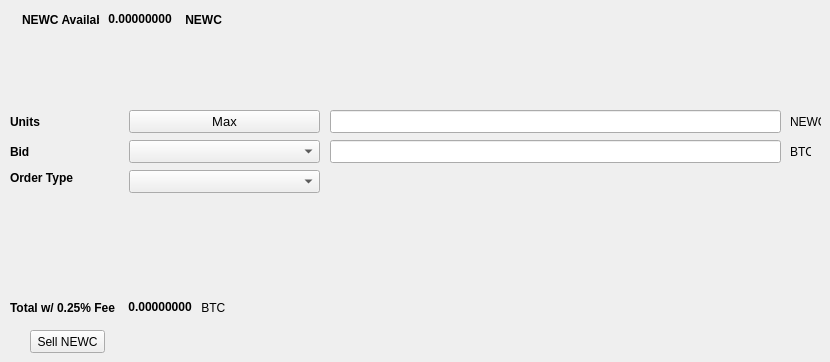
   <widget class="QWidget" name="SellTab">
    <attribute name="title">
     <string>Sell</string>
    </attribute>
    <widget class="QLabel" name="label_16">
     <property name="geometry">
      <rect>
       <x>790</x>
       <y>140</y>
       <width>21</width>
       <height>23</height>
      </rect>
     </property>
     <property name="text">
      <string>BTC</string>
     </property>
    </widget>
    <widget class="QComboBox" name="SellBidcomboBox">
     <property name="geometry">
      <rect>
       <x>129</x>
       <y>140</y>
       <width>191</width>
       <height>23</height>
      </rect>
     </property>
     <property name="font">
      <font>
       <pointsize>10</pointsize>
      </font>
     </property>
    </widget>
    <widget class="QLabel" name="label_18">
     <property name="geometry">
      <rect>
       <x>10</x>
       <y>110</y>
       <width>46</width>
       <height>23</height>
      </rect>
     </property>
     <property name="font">
      <font>
       <weight>75</weight>
       <bold>true</bold>
      </font>
     </property>
     <property name="text">
      <string>Units</string>
     </property>
    </widget>
    <widget class="QPushButton" name="Sell_Max_Amount">
     <property name="geometry">
      <rect>
       <x>129</x>
       <y>110</y>
       <width>191</width>
       <height>23</height>
      </rect>
     </property>
     <property name="font">
      <font>
       <pointsize>10</pointsize>
      </font>
     </property>
     <property name="text">
      <string>Max</string>
     </property>
    </widget>
    <widget class="QLabel" name="label_20">
     <property name="geometry">
      <rect>
       <x>10</x>
       <y>170</y>
       <width>71</width>
       <height>16</height>
      </rect>
     </property>
     <property name="font">
      <font>
       <weight>75</weight>
       <bold>true</bold>
      </font>
     </property>
     <property name="text">
      <string>Order Type</string>
     </property>
    </widget>
    <widget class="QComboBox" name="SellOrdertypeCombo">
     <property name="geometry">
      <rect>
       <x>129</x>
       <y>170</y>
       <width>191</width>
       <height>23</height>
      </rect>
     </property>
     <property name="font">
      <font>
       <pointsize>10</pointsize>
      </font>
     </property>
    </widget>
    <widget class="QLabel" name="label_21">
     <property name="geometry">
      <rect>
       <x>10</x>
       <y>140</y>
       <width>46</width>
       <height>23</height>
      </rect>
     </property>
     <property name="font">
      <font>
       <weight>75</weight>
       <bold>true</bold>
      </font>
     </property>
     <property name="text">
      <string>Bid</string>
     </property>
    </widget>
    <widget class="QLabel" name="label_22">
     <property name="geometry">
      <rect>
       <x>790</x>
       <y>110</y>
       <width>31</width>
       <height>23</height>
      </rect>
     </property>
     <property name="text">
      <string>NEWC</string>
     </property>
    </widget>
    <widget class="QLineEdit" name="UnitsInputNEWC">
     <property name="geometry">
      <rect>
       <x>330</x>
       <y>110</y>
       <width>451</width>
       <height>23</height>
      </rect>
     </property>
     <property name="font">
      <font>
       <pointsize>9</pointsize>
       <weight>75</weight>
       <bold>true</bold>
      </font>
     </property>
    </widget>
    <widget class="QLineEdit" name="SellBidPriceEdit">
     <property name="geometry">
      <rect>
       <x>330</x>
       <y>140</y>
       <width>451</width>
       <height>23</height>
      </rect>
     </property>
     <property name="font">
      <font>
       <pointsize>9</pointsize>
       <weight>75</weight>
       <bold>true</bold>
      </font>
     </property>
    </widget>
    <widget class="QPushButton" name="SellNEWCBTN">
     <property name="geometry">
      <rect>
       <x>30</x>
       <y>330</y>
       <width>75</width>
       <height>23</height>
      </rect>
     </property>
     <property name="text">
      <string>Sell NEWC</string>
     </property>
    </widget>
    <widget class="QWidget" name="layoutWidget">
     <property name="geometry">
      <rect>
       <x>22</x>
       <y>12</y>
       <width>200</width>
       <height>15</height>
      </rect>
     </property>
     <layout class="QHBoxLayout" name="horizontalLayout">
      <item>
       <widget class="QLabel" name="label232_2">
        <property name="font">
         <font>
          <weight>75</weight>
          <bold>true</bold>
         </font>
        </property>
        <property name="text">
         <string>NEWC Available:</string>
        </property>
       </widget>
      </item>
      <item>
       <widget class="QLabel" name="NEWCAvailableLabel">
        <property name="palette">
         <palette>
          <active>
           <colorrole role="WindowText">
            <brush brushstyle="SolidPattern">
             <color alpha="255">
              <red>0</red>
              <green>0</green>
              <blue>0</blue>
             </color>
            </brush>
           </colorrole>
           <colorrole role="Button">
            <brush brushstyle="SolidPattern">
             <color alpha="255">
              <red>0</red>
              <green>170</green>
              <blue>0</blue>
             </color>
            </brush>
           </colorrole>
           <colorrole role="Light">
            <brush brushstyle="SolidPattern">
             <color alpha="255">
              <red>0</red>
              <green>255</green>
              <blue>0</blue>
             </color>
            </brush>
           </colorrole>
           <colorrole role="Midlight">
            <brush brushstyle="SolidPattern">
             <color alpha="255">
              <red>0</red>
              <green>212</green>
              <blue>0</blue>
             </color>
            </brush>
           </colorrole>
           <colorrole role="Dark">
            <brush brushstyle="SolidPattern">
             <color alpha="255">
              <red>0</red>
              <green>85</green>
              <blue>0</blue>
             </color>
            </brush>
           </colorrole>
           <colorrole role="Mid">
            <brush brushstyle="SolidPattern">
             <color alpha="255">
              <red>0</red>
              <green>113</green>
              <blue>0</blue>
             </color>
            </brush>
           </colorrole>
           <colorrole role="Text">
            <brush brushstyle="SolidPattern">
             <color alpha="255">
              <red>0</red>
              <green>170</green>
              <blue>0</blue>
             </color>
            </brush>
           </colorrole>
           <colorrole role="BrightText">
            <brush brushstyle="SolidPattern">
             <color alpha="255">
              <red>255</red>
              <green>255</green>
              <blue>255</blue>
             </color>
            </brush>
           </colorrole>
           <colorrole role="ButtonText">
            <brush brushstyle="SolidPattern">
             <color alpha="255">
              <red>0</red>
              <green>0</green>
              <blue>0</blue>
             </color>
            </brush>
           </colorrole>
           <colorrole role="Base">
            <brush brushstyle="SolidPattern">
             <color alpha="255">
              <red>255</red>
              <green>255</green>
              <blue>255</blue>
             </color>
            </brush>
           </colorrole>
           <colorrole role="Window">
            <brush brushstyle="SolidPattern">
             <color alpha="255">
              <red>0</red>
              <green>170</green>
              <blue>0</blue>
             </color>
            </brush>
           </colorrole>
           <colorrole role="Shadow">
            <brush brushstyle="SolidPattern">
             <color alpha="255">
              <red>0</red>
              <green>0</green>
              <blue>0</blue>
             </color>
            </brush>
           </colorrole>
           <colorrole role="AlternateBase">
            <brush brushstyle="SolidPattern">
             <color alpha="255">
              <red>127</red>
              <green>212</green>
              <blue>127</blue>
             </color>
            </brush>
           </colorrole>
           <colorrole role="ToolTipBase">
            <brush brushstyle="SolidPattern">
             <color alpha="255">
              <red>255</red>
              <green>255</green>
              <blue>220</blue>
             </color>
            </brush>
           </colorrole>
           <colorrole role="ToolTipText">
            <brush brushstyle="SolidPattern">
             <color alpha="255">
              <red>0</red>
              <green>0</green>
              <blue>0</blue>
             </color>
            </brush>
           </colorrole>
          </active>
          <inactive>
           <colorrole role="WindowText">
            <brush brushstyle="SolidPattern">
             <color alpha="255">
              <red>0</red>
              <green>0</green>
              <blue>0</blue>
             </color>
            </brush>
           </colorrole>
           <colorrole role="Button">
            <brush brushstyle="SolidPattern">
             <color alpha="255">
              <red>0</red>
              <green>170</green>
              <blue>0</blue>
             </color>
            </brush>
           </colorrole>
           <colorrole role="Light">
            <brush brushstyle="SolidPattern">
             <color alpha="255">
              <red>0</red>
              <green>255</green>
              <blue>0</blue>
             </color>
            </brush>
           </colorrole>
           <colorrole role="Midlight">
            <brush brushstyle="SolidPattern">
             <color alpha="255">
              <red>0</red>
              <green>212</green>
              <blue>0</blue>
             </color>
            </brush>
           </colorrole>
           <colorrole role="Dark">
            <brush brushstyle="SolidPattern">
             <color alpha="255">
              <red>0</red>
              <green>85</green>
              <blue>0</blue>
             </color>
            </brush>
           </colorrole>
           <colorrole role="Mid">
            <brush brushstyle="SolidPattern">
             <color alpha="255">
              <red>0</red>
              <green>113</green>
              <blue>0</blue>
             </color>
            </brush>
           </colorrole>
           <colorrole role="Text">
            <brush brushstyle="SolidPattern">
             <color alpha="255">
              <red>0</red>
              <green>170</green>
              <blue>0</blue>
             </color>
            </brush>
           </colorrole>
           <colorrole role="BrightText">
            <brush brushstyle="SolidPattern">
             <color alpha="255">
              <red>255</red>
              <green>255</green>
              <blue>255</blue>
             </color>
            </brush>
           </colorrole>
           <colorrole role="ButtonText">
            <brush brushstyle="SolidPattern">
             <color alpha="255">
              <red>0</red>
              <green>0</green>
              <blue>0</blue>
             </color>
            </brush>
           </colorrole>
           <colorrole role="Base">
            <brush brushstyle="SolidPattern">
             <color alpha="255">
              <red>255</red>
              <green>255</green>
              <blue>255</blue>
             </color>
            </brush>
           </colorrole>
           <colorrole role="Window">
            <brush brushstyle="SolidPattern">
             <color alpha="255">
              <red>0</red>
              <green>170</green>
              <blue>0</blue>
             </color>
            </brush>
           </colorrole>
           <colorrole role="Shadow">
            <brush brushstyle="SolidPattern">
             <color alpha="255">
              <red>0</red>
              <green>0</green>
              <blue>0</blue>
             </color>
            </brush>
           </colorrole>
           <colorrole role="AlternateBase">
            <brush brushstyle="SolidPattern">
             <color alpha="255">
              <red>127</red>
              <green>212</green>
              <blue>127</blue>
             </color>
            </brush>
           </colorrole>
           <colorrole role="ToolTipBase">
            <brush brushstyle="SolidPattern">
             <color alpha="255">
              <red>255</red>
              <green>255</green>
              <blue>220</blue>
             </color>
            </brush>
           </colorrole>
           <colorrole role="ToolTipText">
            <brush brushstyle="SolidPattern">
             <color alpha="255">
              <red>0</red>
              <green>0</green>
              <blue>0</blue>
             </color>
            </brush>
           </colorrole>
          </inactive>
          <disabled>
           <colorrole role="WindowText">
            <brush brushstyle="SolidPattern">
             <color alpha="255">
              <red>0</red>
              <green>85</green>
              <blue>0</blue>
             </color>
            </brush>
           </colorrole>
           <colorrole role="Button">
            <brush brushstyle="SolidPattern">
             <color alpha="255">
              <red>0</red>
              <green>170</green>
              <blue>0</blue>
             </color>
            </brush>
           </colorrole>
           <colorrole role="Light">
            <brush brushstyle="SolidPattern">
             <color alpha="255">
              <red>0</red>
              <green>255</green>
              <blue>0</blue>
             </color>
            </brush>
           </colorrole>
           <colorrole role="Midlight">
            <brush brushstyle="SolidPattern">
             <color alpha="255">
              <red>0</red>
              <green>212</green>
              <blue>0</blue>
             </color>
            </brush>
           </colorrole>
           <colorrole role="Dark">
            <brush brushstyle="SolidPattern">
             <color alpha="255">
              <red>0</red>
              <green>85</green>
              <blue>0</blue>
             </color>
            </brush>
           </colorrole>
           <colorrole role="Mid">
            <brush brushstyle="SolidPattern">
             <color alpha="255">
              <red>0</red>
              <green>113</green>
              <blue>0</blue>
             </color>
            </brush>
           </colorrole>
           <colorrole role="Text">
            <brush brushstyle="SolidPattern">
             <color alpha="255">
              <red>0</red>
              <green>85</green>
              <blue>0</blue>
             </color>
            </brush>
           </colorrole>
           <colorrole role="BrightText">
            <brush brushstyle="SolidPattern">
             <color alpha="255">
              <red>255</red>
              <green>255</green>
              <blue>255</blue>
             </color>
            </brush>
           </colorrole>
           <colorrole role="ButtonText">
            <brush brushstyle="SolidPattern">
             <color alpha="255">
              <red>0</red>
              <green>85</green>
              <blue>0</blue>
             </color>
            </brush>
           </colorrole>
           <colorrole role="Base">
            <brush brushstyle="SolidPattern">
             <color alpha="255">
              <red>0</red>
              <green>170</green>
              <blue>0</blue>
             </color>
            </brush>
           </colorrole>
           <colorrole role="Window">
            <brush brushstyle="SolidPattern">
             <color alpha="255">
              <red>0</red>
              <green>170</green>
              <blue>0</blue>
             </color>
            </brush>
           </colorrole>
           <colorrole role="Shadow">
            <brush brushstyle="SolidPattern">
             <color alpha="255">
              <red>0</red>
              <green>0</green>
              <blue>0</blue>
             </color>
            </brush>
           </colorrole>
           <colorrole role="AlternateBase">
            <brush brushstyle="SolidPattern">
             <color alpha="255">
              <red>0</red>
              <green>170</green>
              <blue>0</blue>
             </color>
            </brush>
           </colorrole>
           <colorrole role="ToolTipBase">
            <brush brushstyle="SolidPattern">
             <color alpha="255">
              <red>255</red>
              <green>255</green>
              <blue>220</blue>
             </color>
            </brush>
           </colorrole>
           <colorrole role="ToolTipText">
            <brush brushstyle="SolidPattern">
             <color alpha="255">
              <red>0</red>
              <green>0</green>
              <blue>0</blue>
             </color>
            </brush>
           </colorrole>
          </disabled>
         </palette>
        </property>
        <property name="font">
         <font>
          <weight>75</weight>
          <bold>true</bold>
         </font>
        </property>
        <property name="text">
         <string> 0.00000000 </string>
        </property>
        <property name="textInteractionFlags">
         <set>Qt::LinksAccessibleByMouse|Qt::TextSelectableByKeyboard|Qt::TextSelectableByMouse</set>
        </property>
       </widget>
      </item>
      <item>
       <widget class="QLabel" name="labelNEWC">
        <property name="font">
         <font>
          <weight>75</weight>
          <bold>true</bold>
         </font>
        </property>
        <property name="text">
         <string> NEWC</string>
        </property>
       </widget>
      </item>
     </layout>
    </widget>
    <widget class="QWidget" name="layoutWidget">
     <property name="geometry">
      <rect>
       <x>10</x>
       <y>300</y>
       <width>218</width>
       <height>15</height>
      </rect>
     </property>
     <layout class="QHBoxLayout" name="horizontalLayout_2">
      <item>
       <widget class="QLabel" name="label_19">
        <property name="font">
         <font>
          <weight>75</weight>
          <bold>true</bold>
         </font>
        </property>
        <property name="text">
         <string>Total w/ 0.25% Fee </string>
        </property>
       </widget>
      </item>
      <item>
       <widget class="QLabel" name="SellCostLabel">
        <property name="palette">
         <palette>
          <active>
           <colorrole role="WindowText">
            <brush brushstyle="SolidPattern">
             <color alpha="255">
              <red>0</red>
              <green>0</green>
              <blue>0</blue>
             </color>
            </brush>
           </colorrole>
           <colorrole role="Button">
            <brush brushstyle="SolidPattern">
             <color alpha="255">
              <red>0</red>
              <green>170</green>
              <blue>0</blue>
             </color>
            </brush>
           </colorrole>
           <colorrole role="Light">
            <brush brushstyle="SolidPattern">
             <color alpha="255">
              <red>0</red>
              <green>255</green>
              <blue>0</blue>
             </color>
            </brush>
           </colorrole>
           <colorrole role="Midlight">
            <brush brushstyle="SolidPattern">
             <color alpha="255">
              <red>0</red>
              <green>212</green>
              <blue>0</blue>
             </color>
            </brush>
           </colorrole>
           <colorrole role="Dark">
            <brush brushstyle="SolidPattern">
             <color alpha="255">
              <red>0</red>
              <green>85</green>
              <blue>0</blue>
             </color>
            </brush>
           </colorrole>
           <colorrole role="Mid">
            <brush brushstyle="SolidPattern">
             <color alpha="255">
              <red>0</red>
              <green>113</green>
              <blue>0</blue>
             </color>
            </brush>
           </colorrole>
           <colorrole role="Text">
            <brush brushstyle="SolidPattern">
             <color alpha="255">
              <red>0</red>
              <green>170</green>
              <blue>0</blue>
             </color>
            </brush>
           </colorrole>
           <colorrole role="BrightText">
            <brush brushstyle="SolidPattern">
             <color alpha="255">
              <red>255</red>
              <green>255</green>
              <blue>255</blue>
             </color>
            </brush>
           </colorrole>
           <colorrole role="ButtonText">
            <brush brushstyle="SolidPattern">
             <color alpha="255">
              <red>0</red>
              <green>0</green>
              <blue>0</blue>
             </color>
            </brush>
           </colorrole>
           <colorrole role="Base">
            <brush brushstyle="SolidPattern">
             <color alpha="255">
              <red>255</red>
              <green>255</green>
              <blue>255</blue>
             </color>
            </brush>
           </colorrole>
           <colorrole role="Window">
            <brush brushstyle="SolidPattern">
             <color alpha="255">
              <red>0</red>
              <green>170</green>
              <blue>0</blue>
             </color>
            </brush>
           </colorrole>
           <colorrole role="Shadow">
            <brush brushstyle="SolidPattern">
             <color alpha="255">
              <red>0</red>
              <green>0</green>
              <blue>0</blue>
             </color>
            </brush>
           </colorrole>
           <colorrole role="AlternateBase">
            <brush brushstyle="SolidPattern">
             <color alpha="255">
              <red>127</red>
              <green>212</green>
              <blue>127</blue>
             </color>
            </brush>
           </colorrole>
           <colorrole role="ToolTipBase">
            <brush brushstyle="SolidPattern">
             <color alpha="255">
              <red>255</red>
              <green>255</green>
              <blue>220</blue>
             </color>
            </brush>
           </colorrole>
           <colorrole role="ToolTipText">
            <brush brushstyle="SolidPattern">
             <color alpha="255">
              <red>0</red>
              <green>0</green>
              <blue>0</blue>
             </color>
            </brush>
           </colorrole>
          </active>
          <inactive>
           <colorrole role="WindowText">
            <brush brushstyle="SolidPattern">
             <color alpha="255">
              <red>0</red>
              <green>0</green>
              <blue>0</blue>
             </color>
            </brush>
           </colorrole>
           <colorrole role="Button">
            <brush brushstyle="SolidPattern">
             <color alpha="255">
              <red>0</red>
              <green>170</green>
              <blue>0</blue>
             </color>
            </brush>
           </colorrole>
           <colorrole role="Light">
            <brush brushstyle="SolidPattern">
             <color alpha="255">
              <red>0</red>
              <green>255</green>
              <blue>0</blue>
             </color>
            </brush>
           </colorrole>
           <colorrole role="Midlight">
            <brush brushstyle="SolidPattern">
             <color alpha="255">
              <red>0</red>
              <green>212</green>
              <blue>0</blue>
             </color>
            </brush>
           </colorrole>
           <colorrole role="Dark">
            <brush brushstyle="SolidPattern">
             <color alpha="255">
              <red>0</red>
              <green>85</green>
              <blue>0</blue>
             </color>
            </brush>
           </colorrole>
           <colorrole role="Mid">
            <brush brushstyle="SolidPattern">
             <color alpha="255">
              <red>0</red>
              <green>113</green>
              <blue>0</blue>
             </color>
            </brush>
           </colorrole>
           <colorrole role="Text">
            <brush brushstyle="SolidPattern">
             <color alpha="255">
              <red>0</red>
              <green>170</green>
              <blue>0</blue>
             </color>
            </brush>
           </colorrole>
           <colorrole role="BrightText">
            <brush brushstyle="SolidPattern">
             <color alpha="255">
              <red>255</red>
              <green>255</green>
              <blue>255</blue>
             </color>
            </brush>
           </colorrole>
           <colorrole role="ButtonText">
            <brush brushstyle="SolidPattern">
             <color alpha="255">
              <red>0</red>
              <green>0</green>
              <blue>0</blue>
             </color>
            </brush>
           </colorrole>
           <colorrole role="Base">
            <brush brushstyle="SolidPattern">
             <color alpha="255">
              <red>255</red>
              <green>255</green>
              <blue>255</blue>
             </color>
            </brush>
           </colorrole>
           <colorrole role="Window">
            <brush brushstyle="SolidPattern">
             <color alpha="255">
              <red>0</red>
              <green>170</green>
              <blue>0</blue>
             </color>
            </brush>
           </colorrole>
           <colorrole role="Shadow">
            <brush brushstyle="SolidPattern">
             <color alpha="255">
              <red>0</red>
              <green>0</green>
              <blue>0</blue>
             </color>
            </brush>
           </colorrole>
           <colorrole role="AlternateBase">
            <brush brushstyle="SolidPattern">
             <color alpha="255">
              <red>127</red>
              <green>212</green>
              <blue>127</blue>
             </color>
            </brush>
           </colorrole>
           <colorrole role="ToolTipBase">
            <brush brushstyle="SolidPattern">
             <color alpha="255">
              <red>255</red>
              <green>255</green>
              <blue>220</blue>
             </color>
            </brush>
           </colorrole>
           <colorrole role="ToolTipText">
            <brush brushstyle="SolidPattern">
             <color alpha="255">
              <red>0</red>
              <green>0</green>
              <blue>0</blue>
             </color>
            </brush>
           </colorrole>
          </inactive>
          <disabled>
           <colorrole role="WindowText">
            <brush brushstyle="SolidPattern">
             <color alpha="255">
              <red>0</red>
              <green>85</green>
              <blue>0</blue>
             </color>
            </brush>
           </colorrole>
           <colorrole role="Button">
            <brush brushstyle="SolidPattern">
             <color alpha="255">
              <red>0</red>
              <green>170</green>
              <blue>0</blue>
             </color>
            </brush>
           </colorrole>
           <colorrole role="Light">
            <brush brushstyle="SolidPattern">
             <color alpha="255">
              <red>0</red>
              <green>255</green>
              <blue>0</blue>
             </color>
            </brush>
           </colorrole>
           <colorrole role="Midlight">
            <brush brushstyle="SolidPattern">
             <color alpha="255">
              <red>0</red>
              <green>212</green>
              <blue>0</blue>
             </color>
            </brush>
           </colorrole>
           <colorrole role="Dark">
            <brush brushstyle="SolidPattern">
             <color alpha="255">
              <red>0</red>
              <green>85</green>
              <blue>0</blue>
             </color>
            </brush>
           </colorrole>
           <colorrole role="Mid">
            <brush brushstyle="SolidPattern">
             <color alpha="255">
              <red>0</red>
              <green>113</green>
              <blue>0</blue>
             </color>
            </brush>
           </colorrole>
           <colorrole role="Text">
            <brush brushstyle="SolidPattern">
             <color alpha="255">
              <red>0</red>
              <green>85</green>
              <blue>0</blue>
             </color>
            </brush>
           </colorrole>
           <colorrole role="BrightText">
            <brush brushstyle="SolidPattern">
             <color alpha="255">
              <red>255</red>
              <green>255</green>
              <blue>255</blue>
             </color>
            </brush>
           </colorrole>
           <colorrole role="ButtonText">
            <brush brushstyle="SolidPattern">
             <color alpha="255">
              <red>0</red>
              <green>85</green>
              <blue>0</blue>
             </color>
            </brush>
           </colorrole>
           <colorrole role="Base">
            <brush brushstyle="SolidPattern">
             <color alpha="255">
              <red>0</red>
              <green>170</green>
              <blue>0</blue>
             </color>
            </brush>
           </colorrole>
           <colorrole role="Window">
            <brush brushstyle="SolidPattern">
             <color alpha="255">
              <red>0</red>
              <green>170</green>
              <blue>0</blue>
             </color>
            </brush>
           </colorrole>
           <colorrole role="Shadow">
            <brush brushstyle="SolidPattern">
             <color alpha="255">
              <red>0</red>
              <green>0</green>
              <blue>0</blue>
             </color>
            </brush>
           </colorrole>
           <colorrole role="AlternateBase">
            <brush brushstyle="SolidPattern">
             <color alpha="255">
              <red>0</red>
              <green>170</green>
              <blue>0</blue>
             </color>
            </brush>
           </colorrole>
           <colorrole role="ToolTipBase">
            <brush brushstyle="SolidPattern">
             <color alpha="255">
              <red>255</red>
              <green>255</green>
              <blue>220</blue>
             </color>
            </brush>
           </colorrole>
           <colorrole role="ToolTipText">
            <brush brushstyle="SolidPattern">
             <color alpha="255">
              <red>0</red>
              <green>0</green>
              <blue>0</blue>
             </color>
            </brush>
           </colorrole>
          </disabled>
         </palette>
        </property>
        <property name="font">
         <font>
          <weight>75</weight>
          <bold>true</bold>
         </font>
        </property>
        <property name="autoFillBackground">
         <bool>false</bool>
        </property>
        <property name="text">
         <string> 0.00000000</string>
        </property>
        <property name="textInteractionFlags">
         <set>Qt::LinksAccessibleByMouse|Qt::TextSelectableByMouse</set>
        </property>
       </widget>
      </item>
      <item>
       <widget class="QLabel" name="label_17">
        <property name="font">
         <font>
          <weight>50</weight>
          <bold>false</bold>
         </font>
        </property>
        <property name="text">
         <string> BTC</string>
        </property>
       </widget>
      </item>
     </layout>
    </widget>
   </widget>
